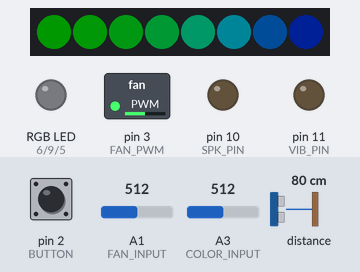
Simulated run of this sketch. Board: Arduino Uno, built with avr-gcc and run on an emulated ATmega328P. Shown: 8 RGB LEDs in strip order, left to right, switched loads named in the sketch (green lamp = pin HIGH), an RGB LED mixed from three pins (HIGH = lit), output pins drawn as LEDs (lit = HIGH). The test bench sets the inputs (shaded band); at power-on: A3 (COLOR_INPUT) = 512, A1 (FAN_INPUT) = 512, pin 2 (BUTTON) HIGH, distance to the obstacle 80 cm. Dim RGB values are drawn brighter than linear.

Above: at 1.9 s.
2.0 s: A3 (COLOR_INPUT) set to 535
At 2.15 s:
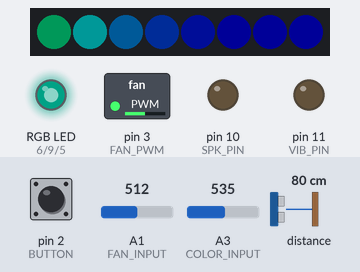
4.4 s: A1 (FAN_INPUT) set to 716
At 4.9 s:
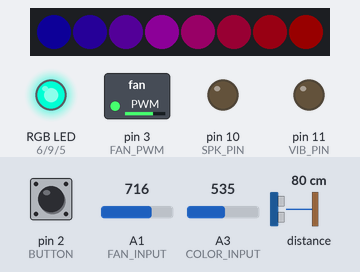
6.0 s: A3 (COLOR_INPUT) set to 511
At 6.43 s:
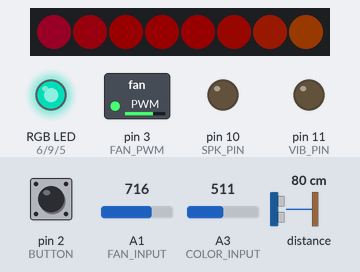
8.7 s: pin 2 (BUTTON) pulled LOW for 0.15 s
9.4 s: A1 (FAN_INPUT) set to 900
11.2 s: A3 (COLOR_INPUT) set to 716
At 13.85 s:
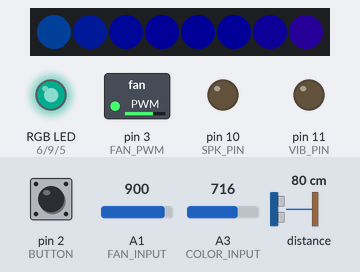
Timing chart, 0 to 18.7 s (numbered marks = the images above; inputs shaded):
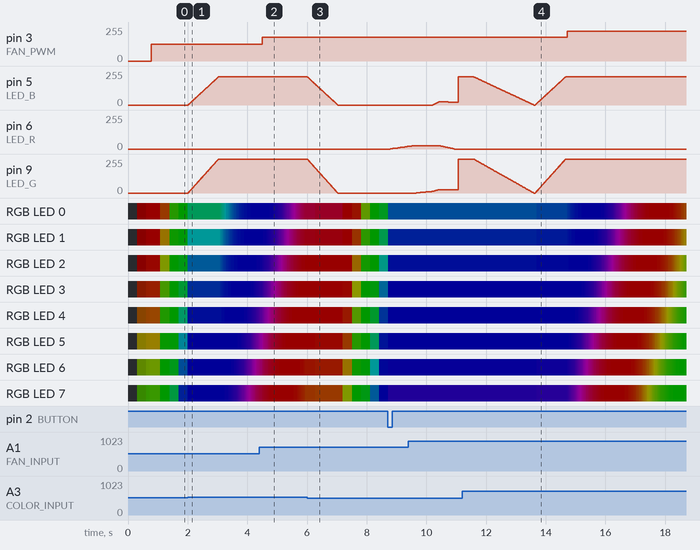

The sketch:

ArduinoCode.ino
```cpp
#include <Adafruit_NeoPixel.h>
#include "Adafruit_VL53L0X.h"
#define BUTTON 2
#define LED_R 6
#define LED_G 9
#define LED_B 5
#define WS_PIN 7
#define SPK_PIN 10
#define VIB_PIN 11
#define FAN_PWM 3
#define FAN_SEN 4
#define BTN_PIN 2
#define FAN_INPUT A1
#define COLOR_INPUT A3
#define NUM_LEDS 8

#define GUN_COLOR 170
#define SWORD_COLOR 290


// WS2812
Adafruit_NeoPixel strip(NUM_LEDS, WS_PIN, NEO_GRB + NEO_KHZ800);
uint8_t Brightness = 25;

// 创建激光测距对象
Adafruit_VL53L0X lox = Adafruit_VL53L0X();

// 用于存储电位器数值
float fan_read = 0;
float color_read = 0;

// 中断标志位
bool is_interrupted = false;

// 工作标志位
int work_sta = 0;

void setup() {
  // 初始化GPIO
  pinConfigeration();
  pinInit();
  // 初始化中断
  pinMode(BUTTON, INPUT);
  attachInterrupt(digitalPinToInterrupt(BUTTON), interruptHandle, FALLING);

  // 初始化串口
  Serial.begin(9600);

  // 初始化激光测距模块
  if (!lox.begin()) {
  Serial.println(F("Failed to boot VL53L0X"));
  while(1);
  }

  // 初始化WS2812
  strip.begin();
  // 迅速熄灭WS2812
  strip.show();

  // 渐入跑马灯动画
  for(int i=0; i < Brightness; i++){
    strip.setBrightness(i); // Set BRIGHTNESS
    FillLEDsFromPaletteColors(0);
    strip.show();
    delay(20);
  }
}

void loop() {
  // 读取电位器
  pointemeterRead();
  if(color_read < 45){
    // 关闭
    if(work_sta == 2){
      dimmingOut(GUN_COLOR, 0, 10);
    }
    work_sta = 1;

  }
  else if(color_read < 90){
    if(work_sta == 1 || work_sta ==0){
      dimmingIn(GUN_COLOR, 1, 10);
    }
    // 剑模式
    work_sta = 2;

    // 接近变色
    int distance = measureDistance();
    if(distance == 0){
      distance = 10000;
    }

    if(distance < 200){
      setLedColorHSV(0, 1, 1);
      viberate(800);
    }
    setLedColorHSV(GUN_COLOR, 1, 1);
  }

  // 判断按钮是否按

  if(is_interrupted && work_sta == 1){

    // 红色亮起
    float initV = 0.1;
    int HSV_yellow = 30;
    int HSV_blue = GUN_COLOR;
    dimmingIn(0, initV, 80);

    // 红转黄
    for(int i = 0; i < HSV_yellow; i++){
      setLedColorHSV(i, 1, initV);
      delay(20);
    }

    // 黄转白
    for(float i = 1; i > 0; i-=0.01){
      setLedColorHSV(HSV_yellow, i, initV);
      delay(2);
    }

    // 白转蓝
    for(float i = 0; i < 1; i+=0.01){
      setLedColorHSV(HSV_blue, i, initV);
      delay(5);
    }

    while(digitalRead(BUTTON) == LOW){
      viberate(50);
    }

    // 迅速亮起
    for(float j = initV; j < 1; j+=0.01){
      setLedColorHSV(HSV_blue, 1, j);
      delay(1);
    }
    delay(500);

    // 熄灭
    dimmingOut(HSV_blue, 0, 20);

    is_interrupted = false;

  }

  // 跑马灯更新

  static long startIndex = 0;
  FillLEDsFromPaletteColors(startIndex);
  startIndex = startIndex + 512;
  strip.show();
  delay(10);

  // 控制风扇转速
  analogWrite(FAN_PWM, fan_read);

}
```

externalFunction.ino
```cpp
// 色温转RGB
void colorTemperatureToRGB(int kelvin){
  float ctemp = kelvin / 100;
  float red, green, blue;
  if(ctemp <= 66){
    red = 255;
    green = ctemp;
    green = 99.47 * log(green) - 161.12;
    if(ctemp <= 19){
      blue = 0;
    }else{
      blue = ctemp - 10;
      blue = 138.52 * log(blue) - 305.04;
    }
  }
  else{
    red = ctemp - 60;
    red = 329.70 * pow(red, -0.13);
    green = ctemp - 60;
    green = 288.12 * pow(green, -0.08);
    blue = 255;
  }


  analogWrite(LED_R, clamp(int(red), 0, 255));
  analogWrite(LED_G, clamp(int(green), 0, 255));
  analogWrite(LED_B, clamp(int(blue), 0, 255));
}

int clamp(int x, int min, int max){
  if(x < min){return min;}
  if(x > max){return max;}
  return x;
}


// 射灯渐出
void dimmingOut(int h, float max_val, int delay_time){
  for(float i = 1; i > max_val; i -= 0.01){
      setLedColorHSV(h, 1, i);
      delay(delay_time);
      }
}

// 射灯渐入
void dimmingIn(int h, float max_val, int delay_time){
  for(float i = 0; i < max_val; i += 0.01){
      setLedColorHSV(h, 1, i);
      delay(delay_time);
      }
}

// 电位器读取H值转换为RGB
void setLedColorHSV(int h, double s, double v) {
  double r=0;
  double g=0;
  double b=0;

  double hf=h/60.0;

  int i=(int)floor(h/60.0);
  double f = h/60.0 - i;
  double pv = v * (1 - s);
  double qv = v * (1 - s*f);
  double tv = v * (1 - s * (1 - f));

  switch (i)
  {
  case 0: //rojo dominante
    r = v;
    g = tv;
    b = pv;
    break;
  case 1: //verde
    r = qv;
    g = v;
    b = pv;
    break;
  case 2:
    r = pv;
    g = v;
    b = tv;
    break;
  case 3: //azul
    r = pv;
    g = qv;
    b = v;
    break;
  case 4:
    r = tv;
    g = pv;
    b = v;
    break;
  case 5: //rojo
    r = v;
    g = pv;
    b = qv;
    break;
  }

  //set each component to a integer value between 0 and 255
  int red=constrain((int)255*r,0,255);
  int green=constrain((int)255*g,0,255);
  int blue=constrain((int)255*b,0,255);

  analogWrite(LED_R, red);
  analogWrite(LED_G, green);
  analogWrite(LED_B, blue);
}


// 跑马灯更新
void FillLEDsFromPaletteColors(long ColorIndex)
{
  for( int i = 0; i < NUM_LEDS; i++) {
    strip.setPixelColor(i, strip.gamma32(strip.ColorHSV(ColorIndex)));
//    ColorIndex += 65536L / 8;
    ColorIndex += 65536L / 32;
    }
}

// 中断处理
void interruptHandle(){
  if(digitalRead(BUTTON) == LOW){
    is_interrupted = true;
  }
}

// GPIO 状态初始化
void pinInit(){
  digitalWrite(LED_R, LOW);
  digitalWrite(LED_G, LOW);
  digitalWrite(LED_B, LOW);
  digitalWrite(SPK_PIN, LOW);
  digitalWrite(VIB_PIN, LOW);
  analogWrite(FAN_PWM, 0);
}
// GPIO初始化
void pinConfigeration(){
  pinMode(FAN_INPUT, INPUT);
  pinMode(COLOR_INPUT, INPUT);

  pinMode(FAN_PWM, OUTPUT);
  pinMode(LED_R, OUTPUT);
  pinMode(LED_G, OUTPUT);
  pinMode(LED_B, OUTPUT);

  pinMode(SPK_PIN, OUTPUT);
  pinMode(VIB_PIN, OUTPUT);
}

// 扬声器控制
void speaker(int delayTime){
  // 扬声器循环一个周期
//  for(int i = 0; i < (delayTime / 2); i++){
//    digitalWrite(SPK_PIN, HIGH);
//    delayMicroseconds(100);
//    digitalWrite(SPK_PIN, LOW);
//    delayMicroseconds(100);
//  }
//  TCCR2B = TCCR2B & B11111000 | B00000001; // for PWM frequency of 31372.55 Hz
  analogWrite(SPK_PIN, 128);
  delay(delayTime);
  analogWrite(SPK_PIN, 0);

}

// 线性马达控制
void viberate(int delayTime){
  // 控制线性马达振动一个周期
  for(int i = 0; i < (delayTime / 50); i++){
  digitalWrite(VIB_PIN, HIGH);
  delay(25);
  digitalWrite(VIB_PIN, LOW);
  delay(25);
  }

}

// 读取电位器的数值
void pointemeterRead(){
  fan_read = map(analogRead(FAN_INPUT), 0, 1023, 0, 255);
  color_read = map(analogRead(COLOR_INPUT), 0, 1023, 0, 89);
}

// 激光测距
uint16_t measureDistance(){
  // 创建数据返回结构
  VL53L0X_RangingMeasurementData_t measure;

  // 开始测距
  lox.rangingTest(&measure, false);

  // 返回数据
  if (measure.RangeStatus != 4) {
    return measure.RangeMilliMeter;
  } else {
    // 超出量程返回10000
    return 10000;
  }
  delay(5);
}
```

Measured:
- the behaviour switches between 517 and 518 on A3 (COLOR_INPUT) (found by bisection; images 0 and 1)
- after the input at 2.0 s, pin 5 (LED_B): moves from 0/255 to 212/255 over 1.0 s, starting at once; pin 9 (LED_G): moves from 0/255 to 255/255 over 1.1 s, starting at once
- after the input at 4.4 s, pin 3 (FAN_PWM): 127/255 → 178/255 after 0.09 s
- after the input at 6.0 s, pin 5 (LED_B): moves from 212/255 to 0/255 over 1.0 s, starting at once; pin 9 (LED_G): moves from 255/255 to 0/255 over 1.0 s, starting at once
- after the input at 8.7 s, pin 6 (LED_R): moves from 0/255 to 20/255 over 0.56 s, starting after 0.09 s
- after the input at 11.2 s, pin 3 (FAN_PWM): 178/255 → 224/255 after 3.5 s instead of 2.5 s
